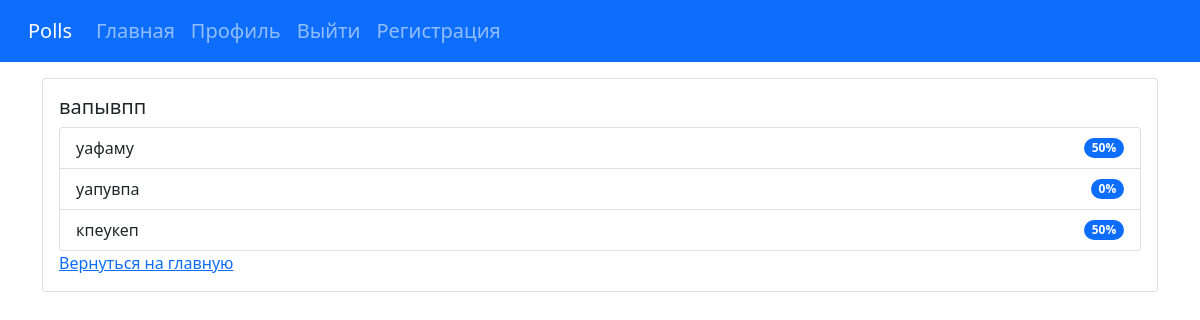
Page /polls/2/results/ (signed in) on the committed database.
### polls/models.py (models this page shows, shortened)
class Question(models.Model):
    question_text = models.CharField(max_length=200)
    description = models.TextField(null=True, blank=True)
    img = models.ImageField(null=True, blank=True, upload_to='static/img/')
    pub_date = models.DateTimeField('date published')
    voted_users = models.ManyToManyField(SomeUser, null=True, blank=True, verbose_name='Проголосовавшие',
                                         related_name='related_user')

class Choice(models.Model):
    question = models.ForeignKey(Question, on_delete=models.CASCADE)
    choice_text = models.CharField(max_length=200)
    votes = models.IntegerField(default=0)

### polls/views.py (the view)
# urls.py: path('<int:pk>/results/', login_required(views.ResultsView.as_view()), name='results'),
class ResultsView(generic.DetailView):
    model = Question
    template_name = 'polls/results.html'
    def get_context_data(self, **kwargs):
        context = super(ResultsView, self).get_context_data(**kwargs)
        context['votes'] = Choice.objects.all().filter(question_id=self.kwargs['pk']).aggregate(Sum('votes'))
        return context

### polls/templatetags/templates.py (called while the page is built)
@register.simple_tag()
def percent(x, y, *args, **kwargs):
    return round(x * 100 / y)

### polls/templates/polls/results.html (shortened to what this page needs)
{% extends 'base.html' %}
{% load templates %}
{% load bootstrap4 %}
{% block content %}
<div class="card">
  <div class="card-body">
    <h5 class="card-title">{{ question.question_text }}</h5>
    <ul class="list-group">
    {% for choice in question.choice_set.all %}
  <li class="list-group-item d-flex justify-content-between align-items-center">
      {{ choice.choice_text }} <span class="badge bg-primary rounded-pill">{% percent choice.votes votes.votes__sum %}%</span>
  </li>
    {% endfor %}
</ul>
    <a href="{% url 'polls:index' %}" class="card-link">Вернуться на главную</a>
  </div>
</div>
{% endblock %}

### polls/static/style.css (style rules this page uses)
.card { margin-bottom: 2vh !important; display: block !important; }

### rows in the picture
Question: question_text "вапывпп"
Choice: choice_text "уафаму", votes "50"
Choice: choice_text "уапувпа", votes "0"
Choice: choice_text "кпеукеп", votes "50"
